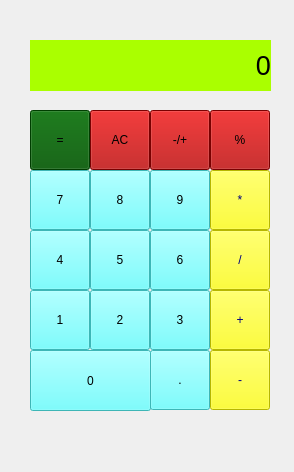
<?xml version="1.0" encoding="UTF-8"?>
<ui version="4.0">
 <class>Calculator</class>
 <widget class="QMainWindow" name="Calculator">
  <property name="geometry">
   <rect>
    <x>0</x>
    <y>0</y>
    <width>294</width>
    <height>472</height>
   </rect>
  </property>
  <property name="windowTitle">
   <string>Calculator</string>
  </property>
  <widget class="QWidget" name="centralwidget">
   <widget class="QLabel" name="Screen">
    <property name="geometry">
     <rect>
      <x>30</x>
      <y>40</y>
      <width>241</width>
      <height>51</height>
     </rect>
    </property>
    <property name="font">
     <font>
      <pointsize>20</pointsize>
     </font>
    </property>
    <property name="layoutDirection">
     <enum>Qt::LeftToRight</enum>
    </property>
    <property name="styleSheet">
     <string notr="true">background-color: rgb(170, 255, 0);
color: rgb(0, 0, 0);</string>
    </property>
    <property name="text">
     <string>0</string>
    </property>
    <property name="alignment">
     <set>Qt::AlignRight|Qt::AlignTrailing|Qt::AlignVCenter</set>
    </property>
   </widget>
   <widget class="QPushButton" name="pushButton_equal">
    <property name="geometry">
     <rect>
      <x>30</x>
      <y>110</y>
      <width>60</width>
      <height>60</height>
     </rect>
    </property>
    <property name="styleSheet">
     <string notr="true">background-color: rgb(0, 85, 0);</string>
    </property>
    <property name="text">
     <string>=</string>
    </property>
   </widget>
   <widget class="QPushButton" name="pushButton_null">
    <property name="geometry">
     <rect>
      <x>90</x>
      <y>110</y>
      <width>60</width>
      <height>60</height>
     </rect>
    </property>
    <property name="styleSheet">
     <string notr="true">background-color: rgb(170, 0, 0);</string>
    </property>
    <property name="text">
     <string>AC</string>
    </property>
   </widget>
   <widget class="QPushButton" name="pushButton_percent">
    <property name="geometry">
     <rect>
      <x>210</x>
      <y>110</y>
      <width>60</width>
      <height>60</height>
     </rect>
    </property>
    <property name="styleSheet">
     <string notr="true">background-color: rgb(170, 0, 0);</string>
    </property>
    <property name="text">
     <string>%</string>
    </property>
   </widget>
   <widget class="QPushButton" name="pushButton_assign">
    <property name="geometry">
     <rect>
      <x>150</x>
      <y>110</y>
      <width>60</width>
      <height>60</height>
     </rect>
    </property>
    <property name="styleSheet">
     <string notr="true">background-color: rgb(170, 0, 0);</string>
    </property>
    <property name="text">
     <string>-/+</string>
    </property>
   </widget>
   <widget class="QPushButton" name="pushButton_7">
    <property name="geometry">
     <rect>
      <x>30</x>
      <y>170</y>
      <width>60</width>
      <height>60</height>
     </rect>
    </property>
    <property name="styleSheet">
     <string notr="true">background-color: rgb(85, 255, 255);
color: rgb(0, 0, 0);</string>
    </property>
    <property name="text">
     <string>7</string>
    </property>
   </widget>
   <widget class="QPushButton" name="pushButton_multiple">
    <property name="geometry">
     <rect>
      <x>210</x>
      <y>170</y>
      <width>60</width>
      <height>60</height>
     </rect>
    </property>
    <property name="styleSheet">
     <string notr="true">background-color: rgb(255, 255, 0);
color: rgb(0, 0, 127);</string>
    </property>
    <property name="text">
     <string>*</string>
    </property>
   </widget>
   <widget class="QPushButton" name="pushButton_8">
    <property name="geometry">
     <rect>
      <x>90</x>
      <y>170</y>
      <width>60</width>
      <height>60</height>
     </rect>
    </property>
    <property name="styleSheet">
     <string notr="true">background-color: rgb(85, 255, 255);
color: rgb(0, 0, 0);</string>
    </property>
    <property name="text">
     <string>8</string>
    </property>
   </widget>
   <widget class="QPushButton" name="pushButton_9">
    <property name="geometry">
     <rect>
      <x>150</x>
      <y>170</y>
      <width>60</width>
      <height>60</height>
     </rect>
    </property>
    <property name="styleSheet">
     <string notr="true">background-color: rgb(85, 255, 255);
color: rgb(0, 0, 0);</string>
    </property>
    <property name="text">
     <string>9</string>
    </property>
   </widget>
   <widget class="QPushButton" name="pushButton_4">
    <property name="geometry">
     <rect>
      <x>30</x>
      <y>230</y>
      <width>60</width>
      <height>60</height>
     </rect>
    </property>
    <property name="styleSheet">
     <string notr="true">background-color: rgb(85, 255, 255);
color: rgb(0, 0, 0);</string>
    </property>
    <property name="text">
     <string>4</string>
    </property>
   </widget>
   <widget class="QPushButton" name="pushButton_division">
    <property name="geometry">
     <rect>
      <x>210</x>
      <y>230</y>
      <width>60</width>
      <height>60</height>
     </rect>
    </property>
    <property name="styleSheet">
     <string notr="true">background-color: rgb(255, 255, 0);
color: rgb(0, 0, 127);</string>
    </property>
    <property name="text">
     <string>/</string>
    </property>
   </widget>
   <widget class="QPushButton" name="pushButton_5">
    <property name="geometry">
     <rect>
      <x>90</x>
      <y>230</y>
      <width>60</width>
      <height>60</height>
     </rect>
    </property>
    <property name="styleSheet">
     <string notr="true">background-color: rgb(85, 255, 255);
color: rgb(0, 0, 0);</string>
    </property>
    <property name="text">
     <string>5</string>
    </property>
   </widget>
   <widget class="QPushButton" name="pushButton_6">
    <property name="geometry">
     <rect>
      <x>150</x>
      <y>230</y>
      <width>60</width>
      <height>60</height>
     </rect>
    </property>
    <property name="styleSheet">
     <string notr="true">background-color: rgb(85, 255, 255);
color: rgb(0, 0, 0);</string>
    </property>
    <property name="text">
     <string>6</string>
    </property>
   </widget>
   <widget class="QPushButton" name="pushButton_addition">
    <property name="geometry">
     <rect>
      <x>210</x>
      <y>290</y>
      <width>60</width>
      <height>60</height>
     </rect>
    </property>
    <property name="styleSheet">
     <string notr="true">background-color: rgb(255, 255, 0);
color: rgb(0, 0, 127);</string>
    </property>
    <property name="text">
     <string>+</string>
    </property>
   </widget>
   <widget class="QPushButton" name="pushButton_3">
    <property name="geometry">
     <rect>
      <x>150</x>
      <y>290</y>
      <width>60</width>
      <height>60</height>
     </rect>
    </property>
    <property name="styleSheet">
     <string notr="true">background-color: rgb(85, 255, 255);
color: rgb(0, 0, 0);</string>
    </property>
    <property name="text">
     <string>3</string>
    </property>
   </widget>
   <widget class="QPushButton" name="pushButton_2">
    <property name="geometry">
     <rect>
      <x>90</x>
      <y>290</y>
      <width>60</width>
      <height>60</height>
     </rect>
    </property>
    <property name="styleSheet">
     <string notr="true">background-color: rgb(85, 255, 255);
color: rgb(0, 0, 0);</string>
    </property>
    <property name="text">
     <string>2</string>
    </property>
   </widget>
   <widget class="QPushButton" name="pushButton_1">
    <property name="geometry">
     <rect>
      <x>30</x>
      <y>290</y>
      <width>60</width>
      <height>60</height>
     </rect>
    </property>
    <property name="styleSheet">
     <string notr="true">background-color: rgb(85, 255, 255);
color: rgb(0, 0, 0);</string>
    </property>
    <property name="text">
     <string>1</string>
    </property>
   </widget>
   <widget class="QPushButton" name="pushButton_substraction">
    <property name="geometry">
     <rect>
      <x>210</x>
      <y>350</y>
      <width>60</width>
      <height>60</height>
     </rect>
    </property>
    <property name="styleSheet">
     <string notr="true">background-color: rgb(255, 255, 0);
color: rgb(0, 0, 127);</string>
    </property>
    <property name="text">
     <string>-</string>
    </property>
   </widget>
   <widget class="QPushButton" name="pushButton_dot">
    <property name="geometry">
     <rect>
      <x>150</x>
      <y>350</y>
      <width>60</width>
      <height>60</height>
     </rect>
    </property>
    <property name="styleSheet">
     <string notr="true">background-color: rgb(85, 255, 255);
color: rgb(0, 0, 0);</string>
    </property>
    <property name="text">
     <string>.</string>
    </property>
   </widget>
   <widget class="QPushButton" name="pushButton_0">
    <property name="geometry">
     <rect>
      <x>30</x>
      <y>350</y>
      <width>121</width>
      <height>61</height>
     </rect>
    </property>
    <property name="styleSheet">
     <string notr="true">background-color: rgb(85, 255, 255);
color: rgb(0, 0, 0);</string>
    </property>
    <property name="text">
     <string>0</string>
    </property>
   </widget>
  </widget>
 </widget>
 <resources/>
 <connections/>
</ui>
